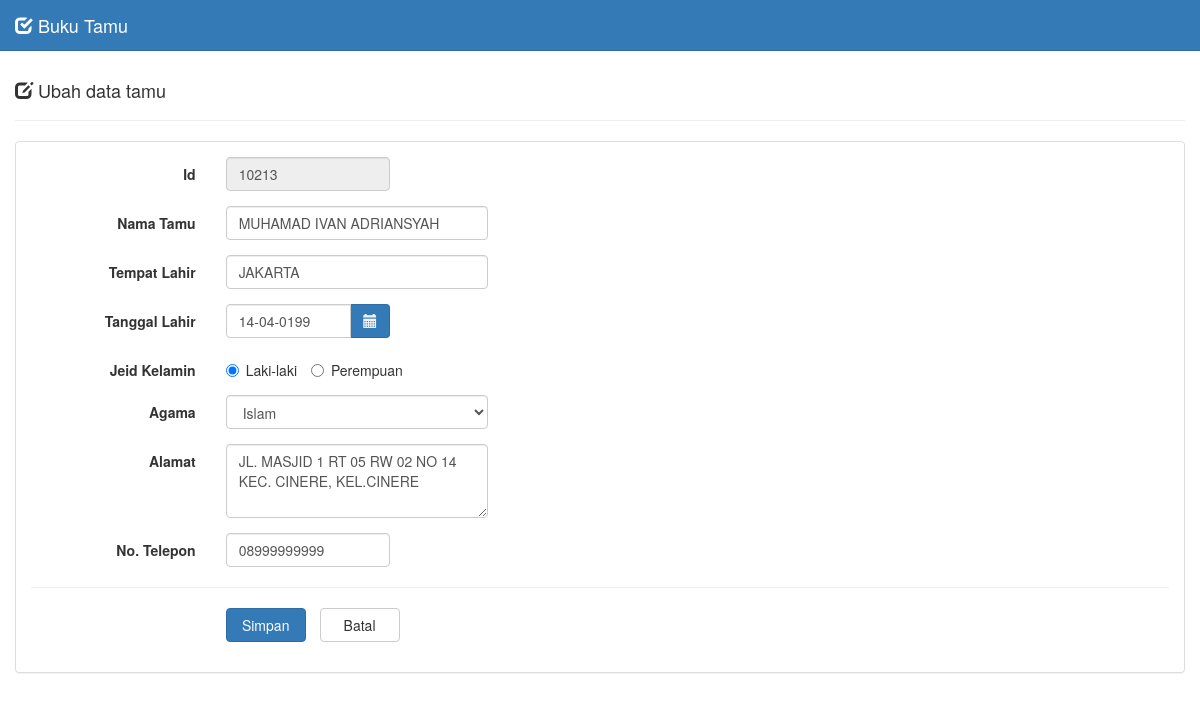
The page /?page=ubah&id=10213 on the database its author committed.
### tables this page shows
CREATE TABLE `tamu` (
  `id` varchar(5) NOT NULL,
  `nama` varchar(30) NOT NULL,
  `tempat_lahir` varchar(30) NOT NULL,
  `tanggal_lahir` date NOT NULL,
  `jenis_kelamin` enum('Laki-laki','Perempuan') NOT NULL,
  `agama` varchar(20) NOT NULL,
  `alamat` varchar(100) NOT NULL,
  `no_telepon` varchar(12) NOT NULL
);

### form-ubah.php (the view, shortened to what this page needs)
<div class="row">
  <div class="col-md-12">
    <div class="page-header">
      <h4>
        <i class="glyphicon glyphicon-edit"></i>
        Ubah data tamu
      </h4>
    </div>
    <?php
    if (isset($_GET['id'])) {
      $id  = $_GET['id'];
      $sql  = mysql_query("SELECT * FROM tamu WHERE id='$id'");
      $data = mysql_fetch_assoc($sql);
      $tanggal        = $data['tanggal_lahir'];
      $tgl            = explode('-',$tanggal);
      $tanggal_lahir  = $tgl[2]."-".$tgl[1]."-".$tgl[0];
    }
    ?>
    <div class="panel panel-default">
      <div class="panel-body">
        <form class="form-horizontal" method="POST" action="proses-ubah.php">
          <div class="form-group">
            <label class="col-sm-2 control-label">Id</label>
            <div class="col-sm-2">
              <input type="text" class="form-control" name="id" value="<?php echo $data['id']; ?>" readonly>
            </div>
          </div>
          <div class="form-group">
            <label class="col-sm-2 control-label">Nama Tamu</label>
            <div class="col-sm-3">
              <input type="text" class="form-control" name="nama" autocomplete="off" value="<?php echo $data['nama']; ?>" required>
            </div>
          </div>
          <div class="form-group">
            <label class="col-sm-2 control-label">Tempat Lahir</label>
            <div class="col-sm-3">
              <input type="text" class="form-control" name="tempat_lahir" autocomplete="off" value="<?php echo $data['tempat_lahir']; ?>" required>
            </div>
          </div>
          <div class="form-group">
            <label class="col-sm-2 control-label">Tanggal Lahir</label>
            <div class="col-sm-2">
              <div class="input-group">
                <input type="text" class="form-control date-picker" data-date-format="dd-mm-yyyy" name="tanggal_lahir" autocomplete="off" value="<?php echo $tanggal_lahir; ?>" required>
                <span class="input-group-addon">
                  <i class="glyphicon glyphicon-calendar"></i>
                </span>
              </div>
            </div>
          </div>
          <div class="form-group">
            <label class="col-sm-2 control-label">Jeid Kelamin</label>
            <div class="col-sm-4">
            <?php
            if ($data['jenis_kelamin']=='Laki-laki') { ?>
              <label class="radio-inline">
                <input type="radio" name="jenis_kelamin" value="Laki-laki" checked> Laki-laki
              </label>
              <label class="radio-inline">
                <input type="radio" name="jenis_kelamin" value="Perempuan"> Perempuan
              </label>
            <?php
            }
            ?>
            </div>
          </div>
          <div class="form-group">
            <label class="col-sm-2 control-label">Agama</label>
            <div class="col-sm-3">
              <select class="form-control" name="agama" placeholder="Pilih Agama" required>
                <option value="<?php echo $data['agama']; ?>"><?php echo $data['agama']; ?></option>
              </select>
            </div>
          </div>
          <div class="form-group">
            <label class="col-sm-2 control-label">Alamat</label>
            <div class="col-sm-3">
              <textarea class="form-control" name="alamat" rows="3" required><?php echo $data['alamat']; ?></textarea>
            </div>
          </div>
          <div class="form-group">
            <label class="col-sm-2 control-label">No. Telepon</label>
            <div class="col-sm-2">
              <input type="text" class="form-control" name="no_telepon" autocomplete="off" maxlength="12" onKeyPress="return goodchars(event,'0123456789',this)" value="<?php echo $data['no_telepon']; ?>" required>
            </div>
          </div>
          <hr/>
          <div class="form-group">
            <div class="col-sm-offset-2 col-sm-10">
              <input type="submit" class="btn btn-primary btn-submit" name="simpan" value="Simpan">
              <a href="index.php" class="btn btn-default btn-reset">Batal</a>
            </div>
          </div>
        </form>
      </div>
    </div>
  </div>
</div>

### assets/css/style.css (style rules this page uses)
body { padding-top: 40px; }
.input-group-addon { background-color: #337ab7; border: 1px solid #2e6da4; border-radius: 4px; color: #f1f2f7; }
.btn-submit { width: 80px; }
.btn-reset { width: 80px; margin-left: 10px; }

### rows shown on the page
tamu: id "10213", nama "MUHAMAD IVAN ADRIANSYAH", tempat_lahir "JAKARTA", tanggal_lahir "14-04-0199", agama "Islam", alamat "JL. MASJID 1 RT 05 RW 02 NO 14 KEC. CINERE, KEL.CINERE", no_telepon "08999999999"
